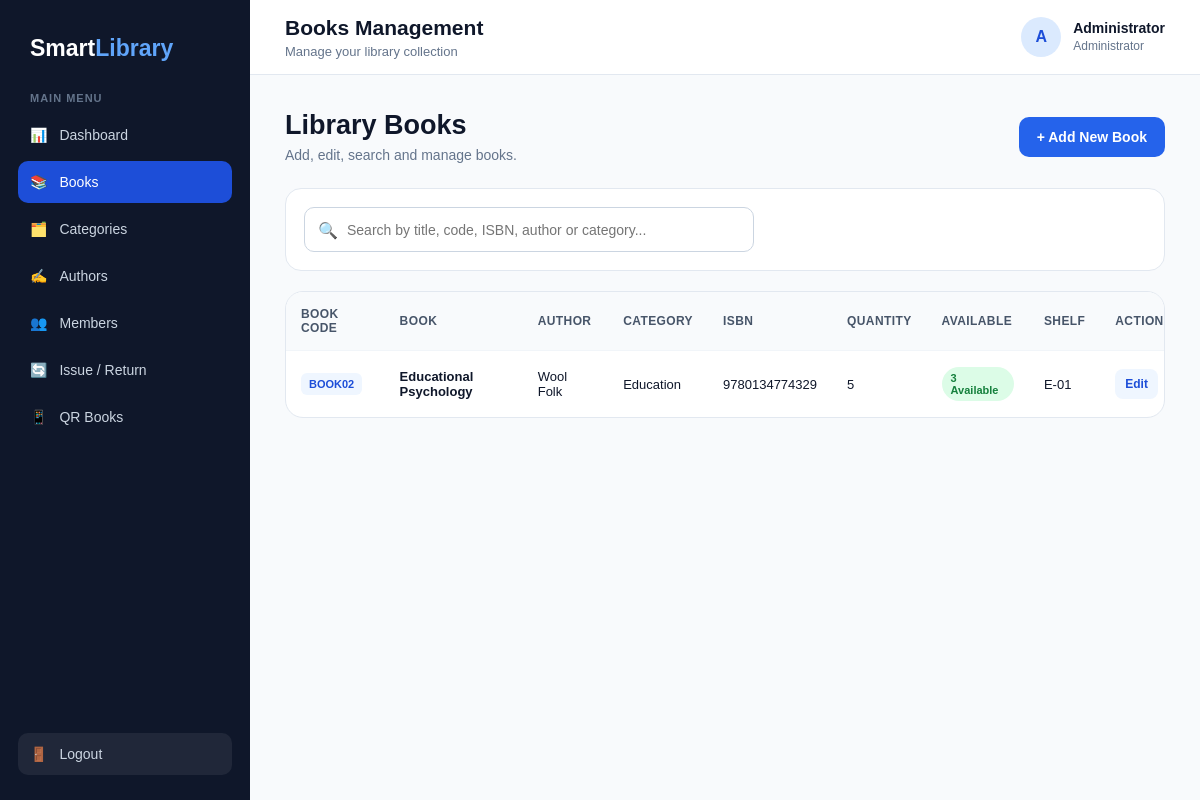
The app's page /admin/books.php (signed in) with its own data.
### tables this page shows
CREATE TABLE `books` (
  `id` int(11) NOT NULL,
  `book_code` varchar(50) NOT NULL,
  `title` varchar(200) NOT NULL,
  `isbn` varchar(50) DEFAULT NULL,
  `author_id` int(11) DEFAULT NULL,
  `category_id` int(11) DEFAULT NULL,
  `publisher` varchar(150) DEFAULT NULL,
  `publication_year` year(4) DEFAULT NULL,
  `quantity` int(11) DEFAULT 1,
  `available_quantity` int(11) DEFAULT 1,
  `shelf_number` varchar(50) DEFAULT NULL,
  `qr_code` varchar(255) DEFAULT NULL,
  `created_at` timestamp NOT NULL DEFAULT current_timestamp()
);

CREATE TABLE `authors` (
  `id` int(11) NOT NULL,
  `author_name` varchar(150) NOT NULL
);

CREATE TABLE `categories` (
  `id` int(11) NOT NULL,
  `category_name` varchar(100) NOT NULL
);

### admin/books.php (the view, shortened to what this page needs)
<?php
require_once "../config/database.php";
$books = [];
$result = $conn->query(
    "SELECT
        b.id,
        b.book_code,
        b.title,
        b.isbn,
        b.author_id,
        b.category_id,
        b.publisher,
        b.publication_year,
        b.quantity,
        b.available_quantity,
        b.shelf_number,
        a.author_name,
        c.category_name
     FROM books b
     LEFT JOIN authors a
        ON b.author_id = a.id
     LEFT JOIN categories c
        ON b.category_id = c.id
     ORDER BY b.id DESC"
);
if ($result) {
    while ($row = $result->fetch_assoc()) {
        $books[] = $row;
    }
}
?>
<!DOCTYPE html>
<html lang="en">
<head>
</head>
<body>
<aside class="sidebar">
    <div class="brand">
        Smart<span>Library</span>
    </div>
    <div class="menu-title">
        Main Menu
    </div>
    <nav class="menu">
        <a href="dashboard.php">
            📊
            <span>Dashboard</span>
        </a>
        <a href="books.php" class="active">
            📚
            <span>Books</span>
        </a>
        <a href="categories.php">
            🗂️
            <span>Categories</span>
        </a>
        <a href="authors.php">
            ✍️
            <span>Authors</span>
        </a>
        <a href="members.php">
            👥
            <span>Members</span>
        </a>
        <a href="issued_books.php">
            🔄
            <span>Issue / Return</span>
        </a>
        <a href="qr_books.php">
            📱
            <span>QR Books</span>
        </a>
    </nav>
    <div class="logout">
        <a href="../auth/logout.php">
            🚪
            <span>Logout</span>
        </a>
    </div>
</aside>
<main class="main">
    <header class="topbar">
        <div>
            <h1>
                Books Management
            </h1>
            <p>
                Manage your library collection
            </p>
        </div>
        <div class="profile">
            <div class="avatar">
                <?php
                echo strtoupper(
                    substr($_SESSION["user_name"], 0, 1)
                );
                ?>
            </div>
            <div class="profile-info">
                <strong>
                    <?php
                    echo htmlspecialchars(
                        $_SESSION["user_name"]
                    );
                    ?>
                </strong>
                <span>
                    Administrator
                </span>
            </div>
        </div>
    </header>
    <section class="content">
        <div class="page-heading">
            <div>
                <h2>
                    Library Books
                </h2>
                <p>
                    Add, edit, search and manage books.
                </p>
            </div>
            <button
                class="primary-btn"
                onclick="openAddModal()"
            >
                + Add New Book
            </button>
        </div>
        <div class="toolbar">
            <div class="search-box">
                <span>🔍</span>
                <input
                    type="text"
                    id="searchInput"
                    placeholder="Search by title, code, ISBN, author or category..."
                    onkeyup="searchBooks()"
                >
            </div>
        </div>
        <div class="table-card">
            <div class="table-wrapper">
                <table id="booksTable">
                    <thead>
                        <tr>
                            <th>
                                Book Code
                            </th>
                            <th>
                                Book
                            </th>
                            <th>
                                Author
                            </th>
                            <th>
                                Category
                            </th>
                            <th>
                                ISBN
                            </th>
                            <th>
                                Quantity
                            </th>
                            <th>
                                Available
                            </th>
                            <th>
                                Shelf
                            </th>
                            <th>
                                Actions
                            </th>
                        </tr>
                    </thead>
                    <tbody>
                    <?php if (count($books) > 0): ?>
                        <?php foreach ($books as $book): ?>
                            <tr>
                                <td>
                                    <span class="book-code">
                                        <?php
                                        echo htmlspecialchars(
                                            $book["book_code"]
                                        );
                                        ?>
                                    </span>
                                </td>
                                <td>
                                    <div class="book-title">
                                        <?php
                                        echo htmlspecialchars(
                                            $book["title"]
                                        );
                                        ?>
                                    </div>
                                </td>
                                <td>
                                    <?php
                                    echo htmlspecialchars(
                                        $book["author_name"] ?? "-"
                                    );
                                    ?>
                                </td>
                                <td>
                                    <?php
                                    echo htmlspecialchars(
                                        $book["category_name"] ?? "-"
                                    );
                                    ?>
                                </td>
                                <td>
                                    <?php
                                    echo htmlspecialchars(
                                        $book["isbn"] ?? "-"
                                    );
                                    ?>
                                </td>
                                <td>
                                    <?php
                                    echo intval(
                                        $book["quantity"]
                                    );
                                    ?>
                                </td>
                                <td>
                                    <?php
                                    $available =
                                        intval(
                                            $book["available_quantity"]
                                        );
                                    if ($available > 0):
                                    ?>
                                        <span class="badge available">
                                            <?php
                                            echo $available;
                                            ?>
                                            Available
                                        </span>
                                    <?php else: ?>
                                        <span class="badge unavailable">
                                            Not Available
                                        </span>
                                    <?php endif; ?>
                                </td>
                                <td>
                                    <?php
                                    echo htmlspecialchars(
                                        $book["shelf_number"] ?? "-"
                                    );
                                    ?>
                                </td>
                                <td>
                                    <div class="actions">
                                        <button
                                            class="action-btn edit-btn"
                                            onclick='openEditModal(
                                                <?php
                                                echo json_encode(
                                                    $book,
                                                    JSON_HEX_TAG |
                                                    JSON_HEX_APOS |
                                                    JSON_HEX_QUOT |
                                                    JSON_HEX_AMP
                                                );
                                                ?>
                                            )'
                                        >
                                            Edit
                                        </button>
                                    </div>
                                </td>
                            </tr>
                        <?php endforeach; ?>
                    <?php endif; ?>
                    </tbody>
                </table>
            </div>
        </div>
    </section>
</main>
</body>
</html>

### admin/books.php (style rules this page uses)
* { box-sizing: border-box; margin: 0; padding: 0; }
body { font-family: Arial, Helvetica, sans-serif; background: #f8fafc; color: #0f172a; }
.sidebar { position: fixed; left: 0; top: 0; width: 250px; height: 100vh; background: #0f172a; color: white; padding: 25px 18px; z-index: 100; }
.brand { font-size: 23px; font-weight: 700; padding: 10px 12px 30px; }
.brand span { color: #60a5fa; }
.menu-title { color: #64748b; font-size: 11px; font-weight: 700; text-transform: uppercase; padding: 0 12px; margin-bottom: 10px; letter-spacing: 1px; }
.menu a { display: flex; align-items: center; gap: 12px; color: #cbd5e1; text-decoration: none; padding: 13px 12px; border-radius: 10px; margin-bottom: 5px; font-size: 14px; transition: 0.2s; }
.menu a:hover, .menu a.active { background: #1d4ed8; color: white; }
.logout { position: absolute; bottom: 25px; left: 18px; right: 18px; }
.logout a { display: flex; align-items: center; gap: 12px; color: #cbd5e1; text-decoration: none; padding: 13px 12px; border-radius: 10px; background: rgba(255,255,255,0.07); font-size: 14px; }
.main { margin-left: 250px; min-height: 100vh; }
.topbar { height: 75px; background: white; border-bottom: 1px solid #e2e8f0; display: flex; justify-content: space-between; align-items: center; padding: 0 35px; }
.topbar h1 { font-size: 21px; }
.topbar p { color: #64748b; font-size: 13px; margin-top: 4px; }
.profile { display: flex; align-items: center; gap: 12px; }
.avatar { width: 40px; height: 40px; border-radius: 50%; background: #dbeafe; color: #1d4ed8; display: flex; align-items: center; justify-content: center; font-weight: 700; }
.profile-info strong { display: block; font-size: 14px; }
.profile-info span { color: #64748b; font-size: 12px; }
.content { padding: 35px; }
.page-heading { display: flex; justify-content: space-between; align-items: center; gap: 20px; margin-bottom: 25px; }
.page-heading h2 { font-size: 27px; margin-bottom: 6px; }
.page-heading p { color: #64748b; font-size: 14px; }
.primary-btn { border: none; background: #2563eb; color: white; padding: 12px 18px; border-radius: 10px; font-weight: 600; cursor: pointer; font-size: 14px; transition: 0.2s; }
.toolbar { background: white; padding: 18px; border-radius: 16px; border: 1px solid #e2e8f0; margin-bottom: 20px; }
.search-box { position: relative; max-width: 450px; }
.search-box span { position: absolute; left: 14px; top: 50%; transform: translateY(-50%); color: #94a3b8; }
.search-box input { width: 100%; height: 45px; border: 1px solid #cbd5e1; border-radius: 10px; padding: 0 15px 0 42px; outline: none; font-size: 14px; }
.table-card { background: white; border: 1px solid #e2e8f0; border-radius: 18px; overflow: hidden; }
.table-wrapper { overflow-x: auto; }
table { width: 100%; border-collapse: collapse; min-width: 950px; }
th { background: #f8fafc; color: #475569; font-size: 12px; text-align: left; padding: 15px; text-transform: uppercase; letter-spacing: 0.4px; }
td { padding: 16px 15px; border-top: 1px solid #f1f5f9; font-size: 13px; vertical-align: middle; }
.book-title { font-weight: 600; color: #0f172a; }
.book-code { display: inline-block; background: #eff6ff; color: #1d4ed8; padding: 5px 8px; border-radius: 6px; font-size: 11px; font-weight: 700; }
.badge { display: inline-block; padding: 5px 9px; border-radius: 20px; font-size: 11px; font-weight: 600; }
.badge.available { background: #dcfce7; color: #15803d; }
.actions { display: flex; gap: 7px; }
.action-btn { border: none; border-radius: 8px; padding: 8px 10px; cursor: pointer; font-size: 12px; font-weight: 600; }
.edit-btn { background: #eff6ff; color: #1d4ed8; }

### records on screen
books: book_code "BOOK02", title "Educational Psychology", author.author_name "Wool Folk", category.category_name "Education", isbn "9780134774329", quantity "5", available_quantity "3", shelf_number "E-01"

### other values on screen
substr($_SESSION["user_name"], 0, 1) "A"
$_SESSION["user_name"] "Administrator"
